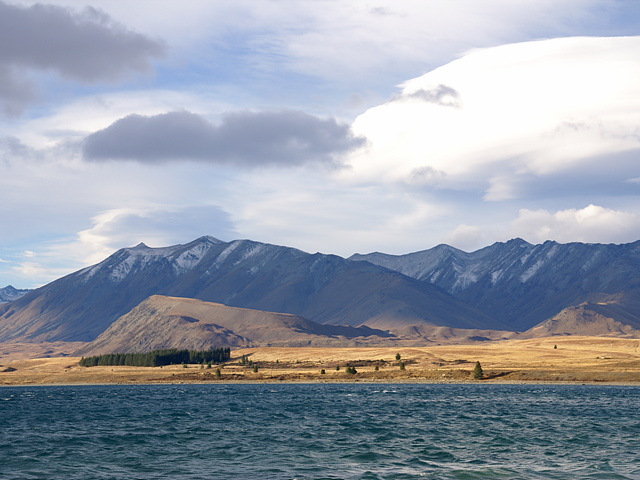
#> input picture ch8/tekapo.bmp, 640 x 480 px
$ python rotation.py
#> lines starting #> are read from the running program, lines starting #| are printed output that depends on the picture
import cv2

def affine_rotation():
    src = cv2.imread('tekapo.bmp')
#> src is the input picture: shape (480, 640, 3); mean B, G, R 169.8, 157.4, 149.7

    if src is None:
        print('Image load failed!')
        return

    cp = (src.shape[1] / 2, src.shape[0] / 2)
#> cp = (320, 240)
    affine_mat = cv2.getRotationMatrix2D(cp, -30, 1)

    dst = cv2.warpAffine(src, affine_mat, (0, 0))
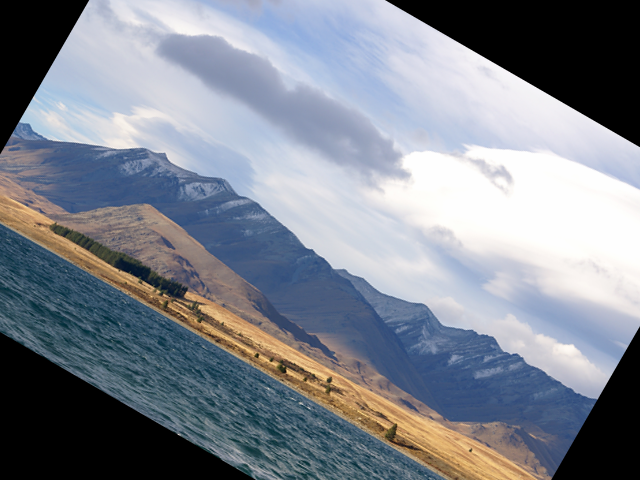
#> dst: shape (480, 640, 3); mean B, G, R 143.5, 133, 127.1

    cv2.imshow('src', src)
    cv2.imshow('dst', dst)
    cv2.waitKey()
    cv2.destroyAllWindows()

if __name__ == '__main__':
    affine_rotation()

$ run again, with ch8/card.bmp copied over ch8/tekapo.bmp
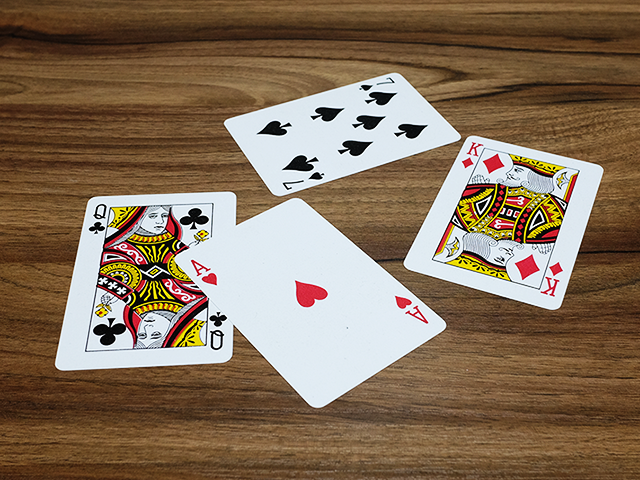
#> input picture ch8/card.bmp, 640 x 480 px
#> in affine_rotation, src is the input picture: shape (480, 640, 3); mean B, G, R 90.2, 112.3, 133.7
#> in affine_rotation, `dst = cv2.warpAffine(src, affine_mat, (0, 0))`:
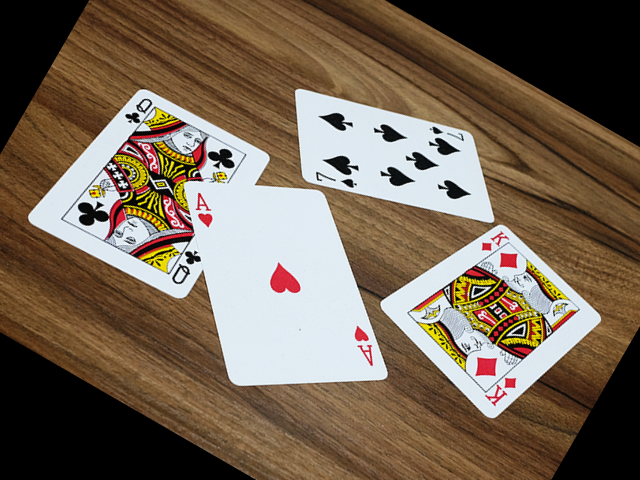
#> dst: shape (480, 640, 3); mean B, G, R 83.7, 100.9, 117.3

$ run again, with ch8/eastsea.bmp copied over ch8/tekapo.bmp
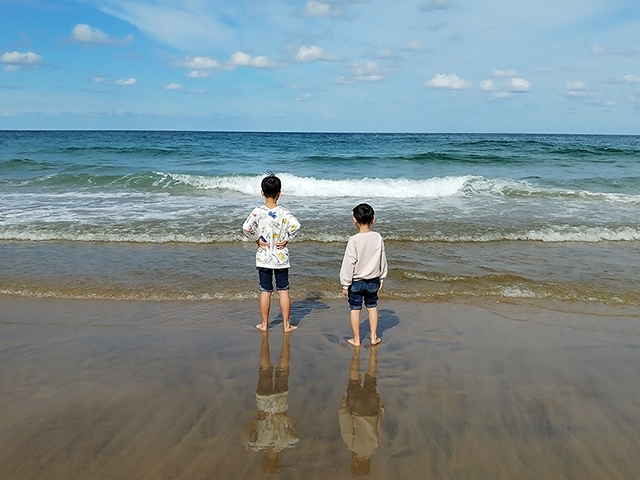
#> input picture ch8/eastsea.bmp, 640 x 480 px
#> in affine_rotation, src is the input picture: shape (480, 640, 3); mean B, G, R 143.2, 138.9, 122.3
#> in affine_rotation, `dst = cv2.warpAffine(src, affine_mat, (0, 0))`:
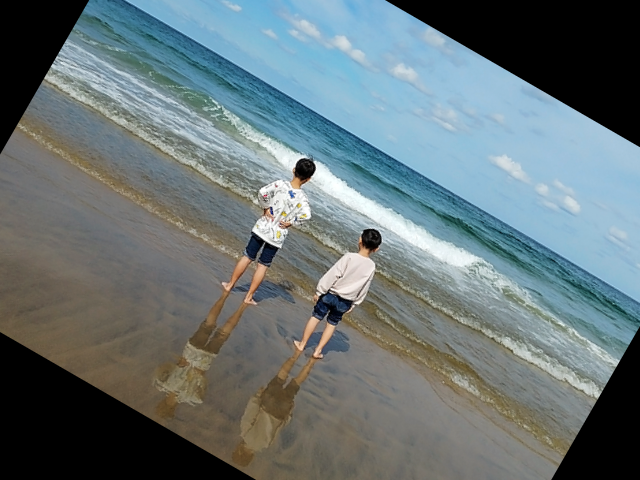
#> dst: shape (480, 640, 3); mean B, G, R 118, 115.6, 103

$ run again, with ch8/rose.bmp copied over ch8/tekapo.bmp
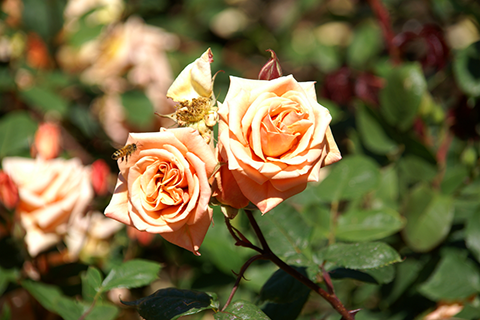
#> input picture ch8/rose.bmp, 480 x 320 px
#> in affine_rotation, src is the input picture: shape (320, 480, 3); mean B, G, R 63.1, 103.6, 116.2
#> in affine_rotation, `dst = cv2.warpAffine(src, affine_mat, (0, 0))`:
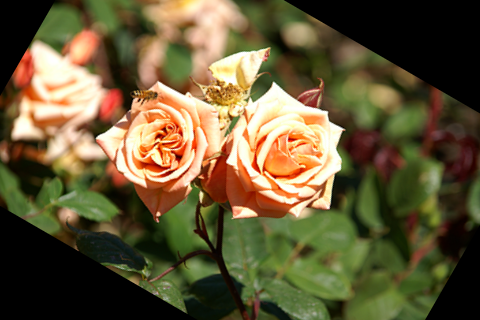
#> dst: shape (320, 480, 3); mean B, G, R 55.4, 88.8, 101.1
